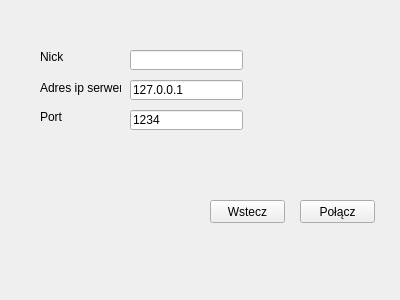
<?xml version="1.0" encoding="UTF-8"?>
<ui version="4.0">
 <class>ConnectWindow</class>
 <widget class="QWidget" name="ConnectWindow">
  <property name="geometry">
   <rect>
    <x>0</x>
    <y>0</y>
    <width>400</width>
    <height>300</height>
   </rect>
  </property>
  <property name="windowTitle">
   <string>Form</string>
  </property>
  <widget class="QPushButton" name="connectButton">
   <property name="geometry">
    <rect>
     <x>300</x>
     <y>200</y>
     <width>75</width>
     <height>23</height>
    </rect>
   </property>
   <property name="text">
    <string>Połącz</string>
   </property>
  </widget>
  <widget class="QLabel" name="label">
   <property name="geometry">
    <rect>
     <x>40</x>
     <y>50</y>
     <width>47</width>
     <height>13</height>
    </rect>
   </property>
   <property name="text">
    <string>Nick</string>
   </property>
  </widget>
  <widget class="QLabel" name="label_2">
   <property name="geometry">
    <rect>
     <x>40</x>
     <y>80</y>
     <width>81</width>
     <height>16</height>
    </rect>
   </property>
   <property name="text">
    <string>Adres ip serwera</string>
   </property>
  </widget>
  <widget class="QLabel" name="label_3">
   <property name="geometry">
    <rect>
     <x>40</x>
     <y>110</y>
     <width>47</width>
     <height>13</height>
    </rect>
   </property>
   <property name="text">
    <string>Port</string>
   </property>
  </widget>
  <widget class="QLineEdit" name="nameLineEdit">
   <property name="geometry">
    <rect>
     <x>130</x>
     <y>50</y>
     <width>113</width>
     <height>20</height>
    </rect>
   </property>
  </widget>
  <widget class="QLineEdit" name="serverAddresLineEdit">
   <property name="geometry">
    <rect>
     <x>130</x>
     <y>80</y>
     <width>113</width>
     <height>20</height>
    </rect>
   </property>
   <property name="text">
    <string>127.0.0.1</string>
   </property>
  </widget>
  <widget class="QLineEdit" name="serverPortLineEdit">
   <property name="geometry">
    <rect>
     <x>130</x>
     <y>110</y>
     <width>113</width>
     <height>20</height>
    </rect>
   </property>
   <property name="text">
    <string>1234</string>
   </property>
  </widget>
  <widget class="QPushButton" name="backButton">
   <property name="geometry">
    <rect>
     <x>210</x>
     <y>200</y>
     <width>75</width>
     <height>23</height>
    </rect>
   </property>
   <property name="text">
    <string>Wstecz</string>
   </property>
  </widget>
  <widget class="QLabel" name="label_4">
   <property name="geometry">
    <rect>
     <x>290</x>
     <y>80</y>
     <width>47</width>
     <height>13</height>
    </rect>
   </property>
   <property name="text">
    <string/>
   </property>
  </widget>
 </widget>
 <resources/>
 <connections/>
</ui>
